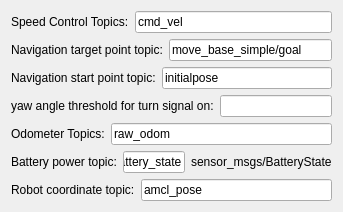
           <widget class="QWidget" name="page_3">
            <property name="geometry">
             <rect>
              <x>0</x>
              <y>0</y>
              <width>343</width>
              <height>204</height>
             </rect>
            </property>
            <attribute name="label">
             <string>Topic settings</string>
            </attribute>
            <layout class="QVBoxLayout" name="verticalLayout_17">
             <item>
              <layout class="QVBoxLayout" name="verticalLayout_6">
               <item>
                <layout class="QHBoxLayout" name="horizontalLayout_31">
                 <item>
                  <widget class="QLabel" name="label_14">
                   <property name="text">
                    <string>Speed Control Topics:</string>
                   </property>
                  </widget>
                 </item>
                 <item>
                  <widget class="QLineEdit" name="lineEdit_speed_topic">
                   <property name="text">
                    <string>cmd_vel</string>
                   </property>
                  </widget>
                 </item>
                </layout>
               </item>
               <item>
                <layout class="QHBoxLayout" name="horizontalLayout_30">
                 <item>
                  <widget class="QLabel" name="label_11">
                   <property name="text">
                    <string>Navigation target point topic:</string>
                   </property>
                  </widget>
                 </item>
                 <item>
                  <widget class="QLineEdit" name="lineEdit_goal_topic">
                   <property name="text">
                    <string>move_base_simple/goal</string>
                   </property>
                  </widget>
                 </item>
                </layout>
               </item>
               <item>
                <layout class="QHBoxLayout" name="horizontalLayout_29">
                 <item>
                  <widget class="QLabel" name="label_10">
                   <property name="text">
                    <string>Navigation start point topic:</string>
                   </property>
                  </widget>
                 </item>
                 <item>
                  <widget class="QLineEdit" name="lineEdit_start_postopic">
                   <property name="text">
                    <string>initialpose</string>
                   </property>
                  </widget>
                 </item>
                </layout>
               </item>
               <item>
                <layout class="QHBoxLayout" name="horizontalLayout_18">
                 <item>
                  <widget class="QLabel" name="label_8">
                   <property name="text">
                    <string>yaw angle threshold for turn signal on:</string>
                   </property>
                  </widget>
                 </item>
                 <item>
                  <widget class="QLineEdit" name="lineEdit_turnLightThre">
                   <property name="text">
                    <string/>
                   </property>
                  </widget>
                 </item>
                </layout>
               </item>
               <item>
                <layout class="QHBoxLayout" name="horizontalLayout_5">
                 <item>
                  <widget class="QLabel" name="label_15">
                   <property name="text">
                    <string>Odometer Topics:</string>
                   </property>
                  </widget>
                 </item>
                 <item>
                  <widget class="QLineEdit" name="lineEdit_odm">
                   <property name="text">
                    <string>raw_odom</string>
                   </property>
                  </widget>
                 </item>
                </layout>
               </item>
               <item>
                <layout class="QHBoxLayout" name="horizontalLayout_6">
                 <item>
                  <widget class="QLabel" name="label_16">
                   <property name="text">
                    <string>Battery power topic:</string>
                   </property>
                  </widget>
                 </item>
                 <item>
                  <widget class="QLineEdit" name="lineEdit_power">
                   <property name="text">
                    <string>battery_state</string>
                   </property>
                  </widget>
                 </item>
                 <item>
                  <widget class="QLabel" name="label_22">
                   <property name="text">
                    <string>sensor_msgs/BatteryState</string>
                   </property>
                  </widget>
                 </item>
                </layout>
               </item>
               <item>
                <layout class="QHBoxLayout" name="horizontalLayout_11"/>
               </item>
               <item>
                <layout class="QHBoxLayout" name="horizontalLayout_7">
                 <item>
                  <widget class="QLabel" name="label_3">
                   <property name="text">
                    <string>Robot coordinate topic:</string>
                   </property>
                  </widget>
                 </item>
                 <item>
                  <widget class="QLineEdit" name="lineEdit">
                   <property name="text">
                    <string>amcl_pose</string>
                   </property>
                  </widget>
                 </item>
                </layout>
               </item>
              </layout>
             </item>
            </layout>
           </widget>
